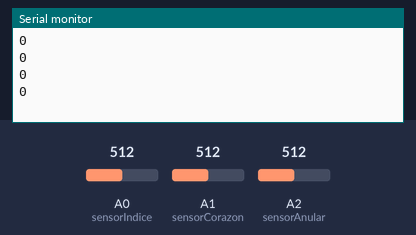
Bench run of a sketch on a simulated Arduino Uno, built with avr-gcc and run on an emulated ATmega328P. Shown: the last lines printed to the serial monitor. The inputs (shaded band) are chosen by the test bench; at power-on: A0 (sensorIndice) = 512, A1 (sensorCorazon) = 512, A2 (sensorAnular) = 512.

Above: at 1.2 s.
1.3 s: A0 (sensorIndice) set to 1023
At 1.71 s:
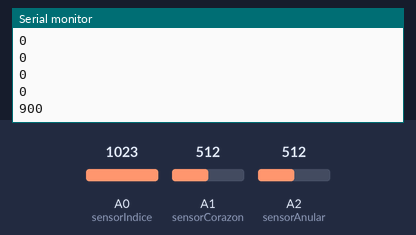
2.8 s: A1 (sensorCorazon) set to 1023
At 2.91 s:
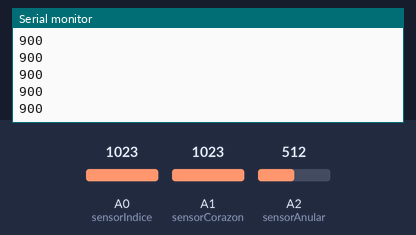
4.3 s: A2 (sensorAnular) set to 1023
At 4.42 s:
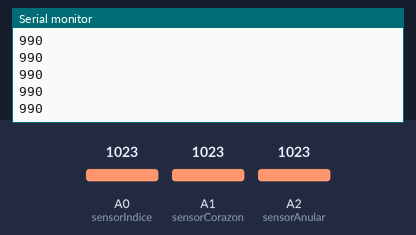
5.8 s: A0 (sensorIndice) set to 900
At 5.92 s:
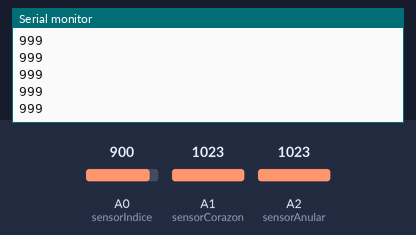
7.3 s: A1 (sensorCorazon) set to 900
At 7.42 s:
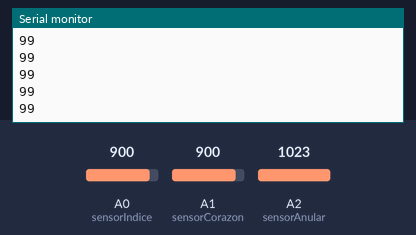
Timing chart, 0 to 9.8 s (numbered marks = the images above; inputs shaded):
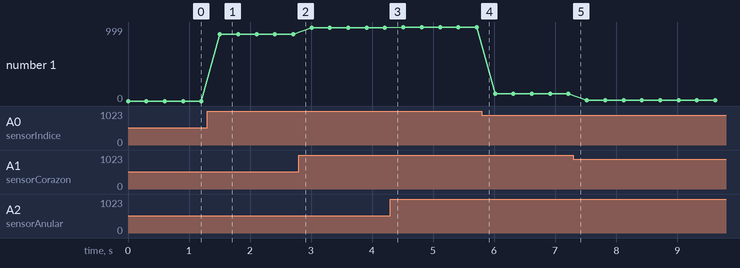

Measured:
- after the input at 1.3 s, the serial monitor: prints a new line after 0.20 s (image 1)
- plotted number 1: 0 → 900 after the input at 1.3 s, 900 → 990 after the input at 2.8 s, 990 → 999 after the input at 4.3 s, 999 → 99 after the input at 5.8 s, 99 → 9 after the input at 7.3 s

The sketch:

Movimiento_Arduino.ino
```cpp
int sensorIndice = 0;
int sensorCorazon = 1;
int sensorAnular = 2;
//const int sensorIndice = 4;
//int sensorCorazon = 33;
//const int sensorAnular = 14;
int lecturaIndice;
int lecturaCorazon;
int lecturaAnular;
int flexionIndice;
int flexionCorazon;
int flexionAnular;
String enviado;
//char separador = '|';
int enteroEnviado;

void setup()
{
  pinMode(sensorIndice, INPUT);
  pinMode(sensorCorazon, INPUT);
  pinMode(sensorAnular, INPUT);
  //analogReference();
  Serial.begin(115200);
  //analogReadResolution(11);
}

void loop()
{
  lecturaIndice = analogRead(sensorIndice);
  lecturaCorazon = analogRead(sensorCorazon);
  lecturaAnular = analogRead(sensorAnular);

  flexionIndice = map(lecturaIndice, 968, 1010, 0, 180);
  flexionCorazon = map(lecturaCorazon,  970, 1012, 0, 180);
  flexionAnular = map(lecturaAnular, 968, 1013, 0, 180); // 236 y 634 son numeros para hallar segun la conversion analoga

  if(flexionIndice > 180)
  {
    flexionIndice = 180;
  }
  else if(flexionIndice < 0)
  {
    flexionIndice = 0;
  }

  if(flexionCorazon > 180)
  {
    flexionCorazon = 180;
  }
  else if(flexionCorazon < 0)
  {
    flexionCorazon = 0;
  }

  if(flexionAnular > 180)
  {
    flexionAnular = 180;
  }
  else if(flexionAnular < 0)
  {
    flexionAnular = 0;
  }

  int datoIndice = (int) round(flexionIndice*9/180);
  int datoCorazon = (int) round(flexionCorazon*9/180);
  int datoAnular = (int) round(flexionAnular*9/180);

  enteroEnviado = (datoIndice*100)+(datoCorazon*10)+(datoAnular);
  //enviado += flexionIndice;
  //enviado += separador;
  //enviado += flexionCorazon;
  //enviado += separador;
  //enviado += flexionAnular;
/*
  enviado += lecturaIndice;
  enviado += separador;
  enviado += lecturaCorazon;
  enviado += separador;
  enviado += lecturaAnular;
  */
  Serial.println(enteroEnviado);
  //Serial.println(enviado);
  //enviado =  "";
  delay(300);
}
```
